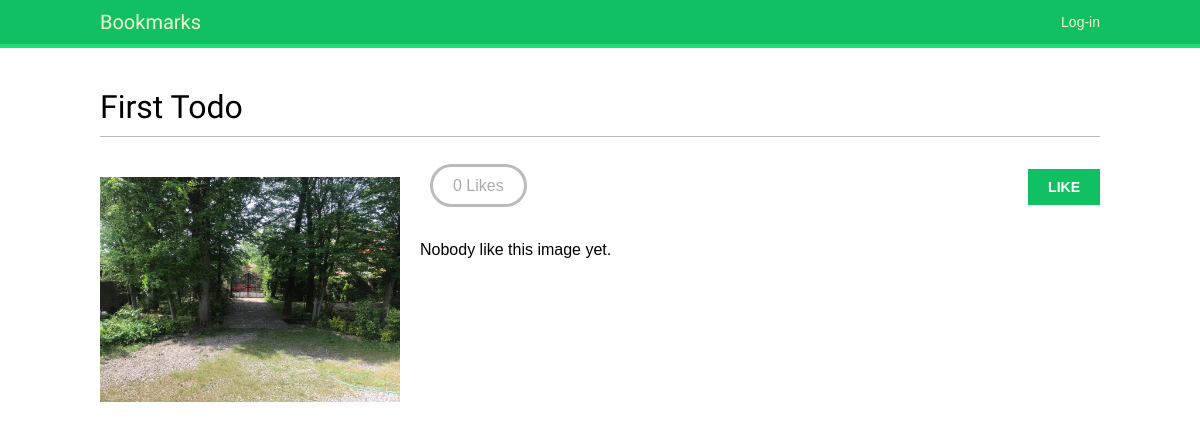
Page /images/detail/2/first-todo/ on the committed database.
### images/models.py (models this page shows, shortened)
class Image(models.Model):
    user = models.ForeignKey(settings.AUTH_USER_MODEL,
                             related_name='images_created',
                             on_delete=models.CASCADE)
    title = models.CharField(max_length=200)
    slug = models.SlugField(max_length=200, blank=True)
    url = models.URLField()
    image = models.ImageField(upload_to='images/%Y/%m/%d/')
    description = models.TextField(blank=True)
    created = models.DateField(auto_now_add=True, db_index=True)
    users_like = models.ManyToManyField(settings.AUTH_USER_MODEL,
                                        related_name='images_liked',
                                        blank=True)

### images/views.py (the view)
# urls.py: path('detail/<int:id>/<slug:slug>/', views.image_detail, name='detail'),
def image_detail(request, id, slug):
    image = get_object_or_404(Image, id=id, slug=slug)
    print(image.image)
    return render(request, 'images/image/detail.html',
                  {
                      'section': 'images',
                      'image': image
                  })

### images/templates/images/image/detail.html (shortened to what this page needs)
{% extends 'base.html' %}
{% block content %}
    <h1>{{ image.title }}</h1>
    {% load thumbnail %}
    <a href="{{ image.image.url }}">
        <img src="{% thumbnail image.image 150x0 %}" class="image-detail">
    </a>
    {% with total_likes=image.users_like.count users_like=image.users_like.all %}
        <div class="image-info">
            <div>
                <span class="count">
                <span class="total">{{total_likes}}</span>
                Like{{ total_likes|pluralize }}
                </span>
                <a href="#", data-id="{{ image.id }}" data-action="{% if request.user in users_like %}un{% endif %}like" class="like button">
                    {% if request.user not in users_like %}
                        Like
                    {% else %}
                        Unlike
                    {% endif %}
                </a>
            </div>
        </div>
        <div class="image-likes">
         {% for user in user_likes %}
            <div>
                <img src="{{user.profile.photo.url}}">
                <p>{{user.first_name}}</p>
            </div>
            {% empty %}
            Nobody like this image yet.
         {% endfor %}
         </div>
    {% endwith %}
{% endblock content %}

### account/static/css/base.css (style rules this page uses)
body { margin:0; padding:0; font-family:helvetica, sans-serif; }
a { color:#12c064; text-decoration:none; }
h1, h2, h3, h4, h5 , h6 { font-family: 'Muli', sans-serif; font-weight:normal; }
h1 { border-bottom:1px solid #bbb; padding:0 0 10px 0; margin:10px 0 20px 0; }
input[type=submit], a.button { font-weight:bold; background:#12c064; color:#fff; padding:10px 20px; font-size:14px; text-transform:uppercase; }
.image-preview, .image-detail { max-width:300px; float:left; margin:0 20px 20px 0; }
.image-detail { margin-top:20px; }
.image-info div { padding:20px 0; overflow:auto; }
.count { color:#aaa; border:3px solid #bbb; border-radius:26px; padding:10px 20px; margin:20px 10px 0; }
a.like, a.follow { float:right; margin-top:-8px; }

### rows in the picture
Image: title "First Todo", image (picture)

### other values in the picture
{{ total_likes }} "0"
